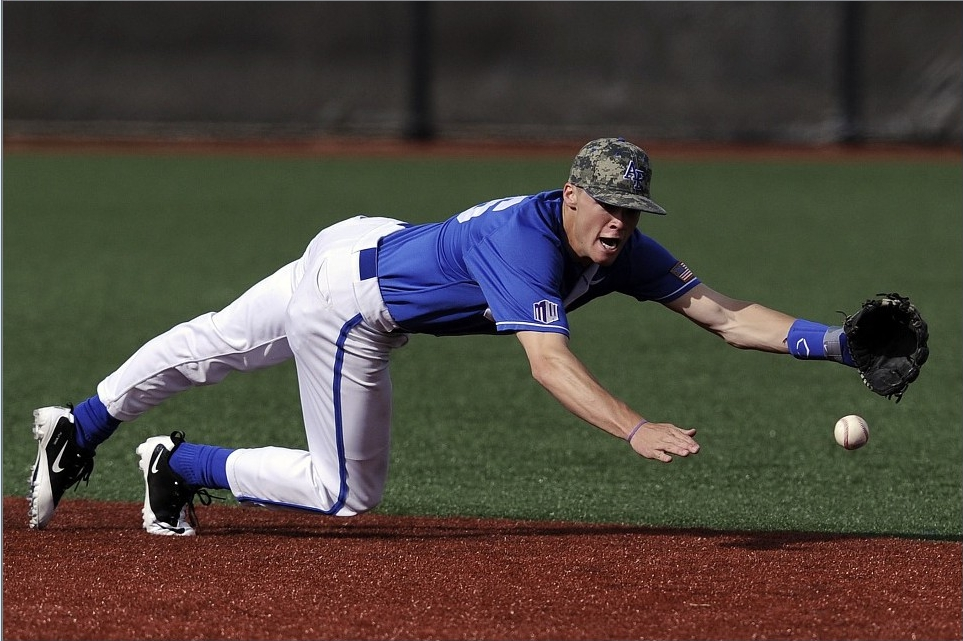
#> input picture KG_OpenCV/101/Images/person_4.jpg, 963 x 641 px, found by its file name
$ python 1_imaging_2.py
#> lines starting #> are read from the running program, lines starting #| are printed output that depends on the picture; after the words box and inside, x2 and y2 are one past the last pixel; in counts of white or black regions, pixels touching at a corner belong together
# https://opencv-python.readthedocs.io/en/latest/doc/06.operation/operation.html
# 이미지 ROI

import cv2
import numpy as np

img = cv2.imread('101/Images/person_4.jpg')
#> img is the input picture: shape (641, 963, 3); mean B, G, R 63.4, 71.1, 78.3

#ROI: img[행 시작:끝, 열 시작:끝]
ball = img[409:454, 817:884]
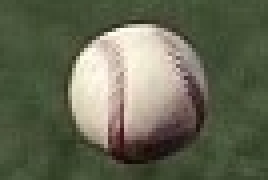
#> ball: shape (45, 67, 3) (shown 4 times larger); mean B, G, R 83.1, 104, 100.6

img[470:515, 817:884] = ball #근처에 Copy
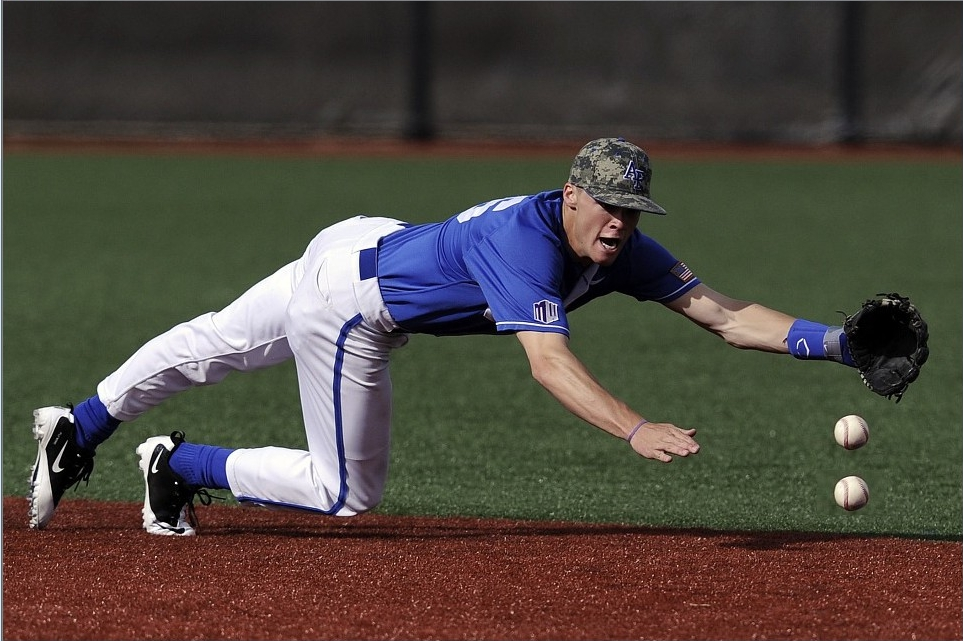
#> img: shape (641, 963, 3); 0.49% of pixels changed, all inside (x1, y1, x2, y2) = (817, 470, 884, 515)

cv2.imshow("Ball 2", img)
cv2.waitKey(0)
cv2.destroyAllWindows()

###########################################
# 이미지 크기 참고용 (행, 열, 채널)
print(img.shape)   # (641, 963, 3)
#| (641, 963, 3)
###########################################

# 미션 1: 아무 이미지나 다운 받아 ROI를 복사해보시오.

# 주의: 행열의 폭이 일치해야 에러가 안 남.
# ball2 = img2[60:100, 80:120]   # 행폭: 40, 열 동일
# img2[120:160, 80:120] = ball2  # 행폭 40으로 맞춤
